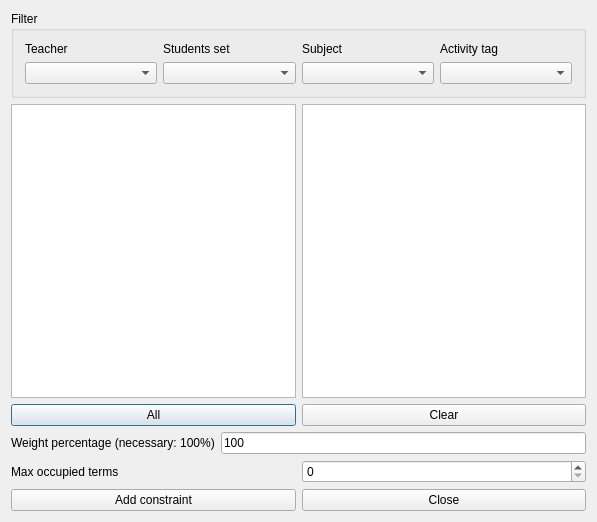
<?xml version="1.0" encoding="UTF-8"?>
<ui version="4.0">
 <class>AddConstraintActivitiesOccupyMaxTermsForm_template</class>
 <widget class="QDialog" name="AddConstraintActivitiesOccupyMaxTermsForm_template">
  <property name="geometry">
   <rect>
    <x>0</x>
    <y>0</y>
    <width>597</width>
    <height>522</height>
   </rect>
  </property>
  <property name="windowTitle">
   <string extracomment="This is the title of the dialog to add a new constraint of this type">Add activities occupy max terms</string>
  </property>
  <layout class="QGridLayout" name="gridLayout">
   <item row="0" column="0">
    <widget class="QGroupBox" name="filterGroupBox">
     <property name="title">
      <string>Filter</string>
     </property>
     <layout class="QGridLayout" name="gridLayout_3">
      <item row="0" column="0">
       <widget class="QLabel" name="teachersTextLabel">
        <property name="text">
         <string>Teacher</string>
        </property>
        <property name="wordWrap">
         <bool>false</bool>
        </property>
       </widget>
      </item>
      <item row="0" column="1">
       <widget class="QLabel" name="studentsTextLabel">
        <property name="text">
         <string>Students set</string>
        </property>
        <property name="wordWrap">
         <bool>false</bool>
        </property>
       </widget>
      </item>
      <item row="0" column="2">
       <widget class="QLabel" name="subjectsTextLabel">
        <property name="text">
         <string>Subject</string>
        </property>
        <property name="wordWrap">
         <bool>false</bool>
        </property>
       </widget>
      </item>
      <item row="0" column="3">
       <widget class="QLabel" name="activityTagsTextLabel">
        <property name="text">
         <string>Activity tag</string>
        </property>
        <property name="wordWrap">
         <bool>false</bool>
        </property>
       </widget>
      </item>
      <item row="1" column="0">
       <widget class="QComboBox" name="teachersComboBox"/>
      </item>
      <item row="1" column="1">
       <widget class="QComboBox" name="studentsComboBox"/>
      </item>
      <item row="1" column="2">
       <widget class="QComboBox" name="subjectsComboBox"/>
      </item>
      <item row="1" column="3">
       <widget class="QComboBox" name="activityTagsComboBox"/>
      </item>
     </layout>
    </widget>
   </item>
   <item row="1" column="0">
    <layout class="QHBoxLayout" name="horizontalLayout_3">
     <item>
      <layout class="QVBoxLayout" name="verticalLayout_2">
       <item>
        <widget class="QListWidget" name="allActivitiesListWidget"/>
       </item>
       <item>
        <widget class="QPushButton" name="addAllActivitiesPushButton">
         <property name="text">
          <string comment="Text on a button. It refers to adding all activities from the list above this button into the current constraint">All</string>
         </property>
        </widget>
       </item>
      </layout>
     </item>
     <item>
      <layout class="QVBoxLayout" name="verticalLayout">
       <item>
        <widget class="QListWidget" name="selectedActivitiesListWidget"/>
       </item>
       <item>
        <widget class="QPushButton" name="clearPushButton">
         <property name="text">
          <string>Clear</string>
         </property>
        </widget>
       </item>
      </layout>
     </item>
    </layout>
   </item>
   <item row="2" column="0">
    <layout class="QHBoxLayout" name="weightBoxLayout">
     <item>
      <widget class="QLabel" name="weightTextLabel">
       <property name="frameShape">
        <enum>QFrame::NoFrame</enum>
       </property>
       <property name="frameShadow">
        <enum>QFrame::Plain</enum>
       </property>
       <property name="text">
        <string>Weight percentage (necessary: 100%)</string>
       </property>
       <property name="wordWrap">
        <bool>false</bool>
       </property>
      </widget>
     </item>
     <item>
      <widget class="QLineEdit" name="weightLineEdit">
       <property name="text">
        <string notr="true">100</string>
       </property>
      </widget>
     </item>
    </layout>
   </item>
   <item row="3" column="0">
    <layout class="QHBoxLayout" name="horizontalLayout_2">
     <item>
      <widget class="QLabel" name="label">
       <property name="text">
        <string>Max occupied terms</string>
       </property>
      </widget>
     </item>
     <item>
      <widget class="QSpinBox" name="maxOccupiedTermsSpinBox"/>
     </item>
    </layout>
   </item>
   <item row="4" column="0">
    <layout class="QHBoxLayout" name="horizontalLayout">
     <item>
      <widget class="QPushButton" name="addConstraintPushButton">
       <property name="text">
        <string>Add constraint</string>
       </property>
      </widget>
     </item>
     <item>
      <widget class="QPushButton" name="closePushButton">
       <property name="text">
        <string>Close</string>
       </property>
      </widget>
     </item>
    </layout>
   </item>
  </layout>
 </widget>
 <layoutdefault spacing="6" margin="11"/>
 <resources/>
 <connections/>
</ui>
